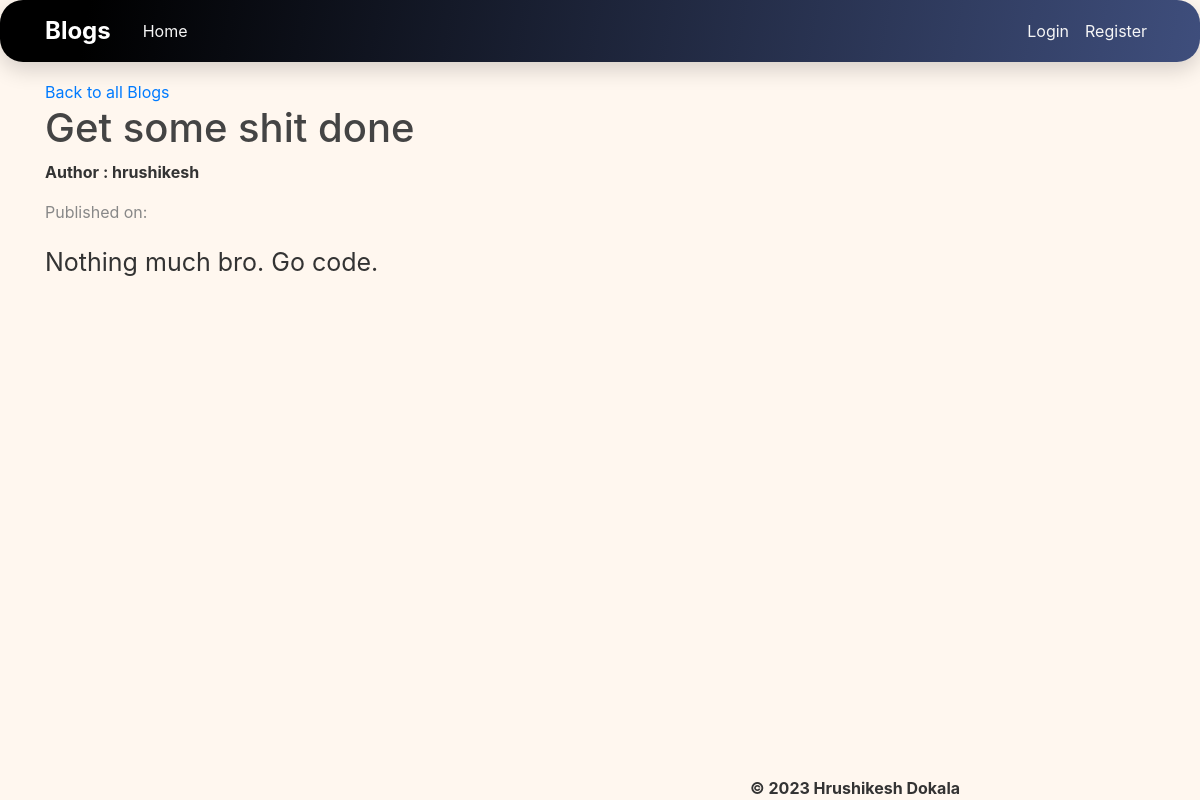
Page /blog/1/ on the committed database.
### blogs/models.py (models this page shows, shortened)
class Posts(models.Model):
    title = models.CharField(max_length=255,null=False, blank=False)
    content = models.TextField(null=False)
    author = models.ForeignKey(User, on_delete=models.CASCADE)
    date_posted = models.DateTimeField(auto_now_add=True)

### blogs/views.py (the view)
# urls.py: path('blog/<int:pk>/',views.blog_post_detail, name="blog_post_detail"),
def blog_post_detail(request, pk):
    post = get_object_or_404(Posts, pk=pk)
    return render(request, 'blogs/blogdetail.html', {'post':post})

### blogs/templates/blogs/blogdetail.html (shortened to what this page needs)
{% extends 'blogs/base.html' %}
{% load static %}
{% block content %}
<a href = "{%url 'blog-home' %}">Back to all Blogs </a>
<h1>{{ post.title }}</h1>
<p class="author">Author : {{ post.author }}</p>
<p class="published-date">Published on: {{ post.published_date }}</p>
<p class="post-content">{{ post.content }}</p>
{% endblock %}

### blogs/static/css/main.css (style rules this page uses)
body { background: #fafafa; color: #333333; margin-top: 5rem; }
h1, h2, h3, h4, h5, h6 { color: #444444; }

### blogs/templates/blogs/base.html (style rules this page uses)
body { background: #FFF7EF !important; }
.author { font-weight: bold !important; color: #333; }
.published-date { color: #888; }
.post-content { margin-top: 20px; font-size: 25px; line-height: 1.5; }

### rows in the picture
Posts: title "Get some shit done", author "hrushikesh", content "Nothing much bro. Go code."
